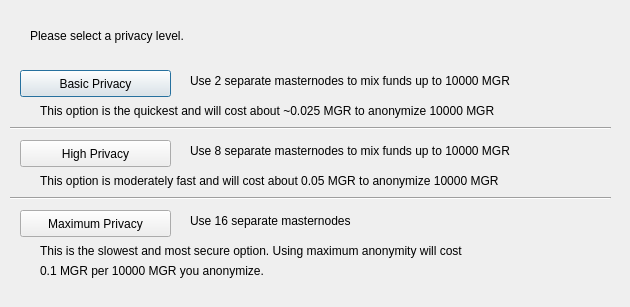
<?xml version="1.0" encoding="UTF-8"?>
<ui version="4.0">
 <class>ObfuscationConfig</class>
 <widget class="QDialog" name="ObfuscationConfig">
  <property name="geometry">
   <rect>
    <x>0</x>
    <y>0</y>
    <width>630</width>
    <height>307</height>
   </rect>
  </property>
  <property name="windowTitle">
   <string>Configure Obfuscation</string>
  </property>
  <widget class="QPushButton" name="buttonBasic">
   <property name="geometry">
    <rect>
     <x>20</x>
     <y>70</y>
     <width>151</width>
     <height>27</height>
    </rect>
   </property>
   <property name="text">
    <string>Basic Privacy</string>
   </property>
  </widget>
  <widget class="QPushButton" name="buttonHigh">
   <property name="geometry">
    <rect>
     <x>20</x>
     <y>140</y>
     <width>151</width>
     <height>27</height>
    </rect>
   </property>
   <property name="text">
    <string>High Privacy</string>
   </property>
  </widget>
  <widget class="QPushButton" name="buttonMax">
   <property name="geometry">
    <rect>
     <x>20</x>
     <y>210</y>
     <width>151</width>
     <height>27</height>
    </rect>
   </property>
   <property name="text">
    <string>Maximum Privacy</string>
   </property>
  </widget>
  <widget class="QLabel" name="label">
   <property name="geometry">
    <rect>
     <x>30</x>
     <y>20</y>
     <width>571</width>
     <height>31</height>
    </rect>
   </property>
   <property name="text">
    <string>Please select a privacy level.</string>
   </property>
  </widget>
  <widget class="QLabel" name="label_2">
   <property name="geometry">
    <rect>
     <x>190</x>
     <y>70</y>
     <width>421</width>
     <height>21</height>
    </rect>
   </property>
   <property name="text">
    <string>Use 2 separate masternodes to mix funds up to 10000 MGR</string>
   </property>
  </widget>
  <widget class="QLabel" name="label_3">
   <property name="geometry">
    <rect>
     <x>190</x>
     <y>140</y>
     <width>411</width>
     <height>21</height>
    </rect>
   </property>
   <property name="text">
    <string>Use 8 separate masternodes to mix funds up to 10000 MGR</string>
   </property>
  </widget>
  <widget class="QLabel" name="label_4">
   <property name="geometry">
    <rect>
     <x>190</x>
     <y>210</y>
     <width>421</width>
     <height>21</height>
    </rect>
   </property>
   <property name="text">
    <string>Use 16 separate masternodes</string>
   </property>
  </widget>
  <widget class="QLabel" name="label_6">
   <property name="geometry">
    <rect>
     <x>40</x>
     <y>100</y>
     <width>561</width>
     <height>21</height>
    </rect>
   </property>
   <property name="text">
    <string>This option is the quickest and will cost about ~0.025 MGR to anonymize 10000 MGR</string>
   </property>
  </widget>
  <widget class="QLabel" name="label_7">
   <property name="geometry">
    <rect>
     <x>40</x>
     <y>170</y>
     <width>561</width>
     <height>21</height>
    </rect>
   </property>
   <property name="text">
    <string>This option is moderately fast and will cost about 0.05 MGR to anonymize 10000 MGR</string>
   </property>
  </widget>
  <widget class="QLabel" name="label_8">
   <property name="geometry">
    <rect>
     <x>40</x>
     <y>240</y>
     <width>561</width>
     <height>21</height>
    </rect>
   </property>
   <property name="text">
    <string>This is the slowest and most secure option. Using maximum anonymity will cost</string>
   </property>
  </widget>
  <widget class="QLabel" name="label_9">
   <property name="geometry">
    <rect>
     <x>40</x>
     <y>260</y>
     <width>561</width>
     <height>21</height>
    </rect>
   </property>
   <property name="text">
    <string>0.1 MGR per 10000 MGR you anonymize.</string>
   </property>
  </widget>
  <widget class="Line" name="line">
   <property name="geometry">
    <rect>
     <x>10</x>
     <y>120</y>
     <width>601</width>
     <height>16</height>
    </rect>
   </property>
   <property name="orientation">
    <enum>Qt::Horizontal</enum>
   </property>
  </widget>
  <widget class="Line" name="line_2">
   <property name="geometry">
    <rect>
     <x>10</x>
     <y>190</y>
     <width>601</width>
     <height>16</height>
    </rect>
   </property>
   <property name="orientation">
    <enum>Qt::Horizontal</enum>
   </property>
  </widget>
 </widget>
 <resources/>
 <connections/>
</ui>
